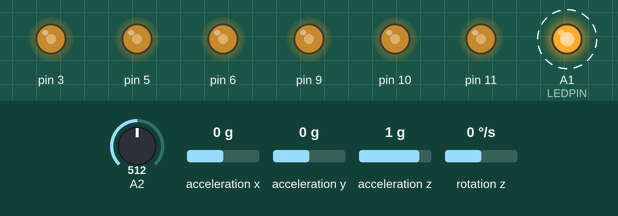
Recording of a sketch running on a simulated Arduino Uno, built with avr-gcc and run on an emulated ATmega328P. Shown: output pins drawn as LEDs (lit = HIGH). Wiring (inferred from the names in the program): MPU-6050 motion sensor at I2C address 0x68. Dashed ring = blinking. Inputs (shaded band) come from the test bench; at power-on: A2 = 512, acceleration x 0 g, acceleration y 0 g, acceleration z 1 g, rotation z 0 °/s. What the sketch prints to the serial monitor is not drawn.

Above: at 17.5 s.
Timing chart, 0 to 21.9 s (numbered marks = the images above):
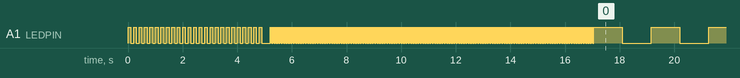

The sketch:

FMJWYLCIHAU6LKW.ino
```cpp
/*
 * "Bal_Code_v8_with_bluetooth_working_SVPWM"
 * By Matt_M
 * This code controls a two wheel balancing robot using the controller and motors from a GoPro sized gimbal
 * stabilizer. The board is based around a mega328p and uses two L6234 brushless motor control ICs. It uses
 * Silabs CP2102 USB to serial chip and the 6 axis IMU MPU6050.
 * HC-05 Bluetooth setup for 230400 baud on the TX and RX pins
 * Joystick BT Commander Version 5.2
 * Button #1: "ON", Button #2: "Fast"
 * Data field #1: "Bat. V", Data field #2: "Power", Data field #3: "Cycle (ms)"
 * note: cycle time must not exceed 4ms
 */


#pragma GCC optimize ("3")


//main loop--------------------------------------------------------
#define LEDPIN   A1

bool power = false;            //run when power is true

uint16_t freqCounter = 0;
uint16_t oldfreqCounter = 0;
uint16_t loop_time = 0;         //how fast is the main loop running


//Bluetooth input stuff------------------------------------------
#define    STX          0x02
#define    ETX          0x03

int16_t joyY, joyX;                                         //smartphone joystick input values

uint8_t cmd[8] = {0, 0, 0, 0, 0, 0, 0, 0};                 // bytes received
uint8_t buttonStatus = 0;                                  // first Byte sent to Android device


//Battery stuff---------------------------------------------------
uint16_t Bat_Voltage = 0;
bool Bat_Discharged = false;      //true when (Bat_Voltage < dischargeVoltage)

#define dischargeVoltage  3*3.0*50.76    //number of cells * lipo cell discharged voltage / ((5/1023)*(13.3/3.3))
#define resetVoltage  3*3.7*50.76        //voltage to reset Bat_Discharged to false


//angle calculations from MPU-6050--------------------------------------------------
#include <Wire.h>

#define MPU6050 0x68              //Device address
#define ACCEL_CONFIG 0x1C         //Accelerometer configuration address
#define GYRO_CONFIG 0x1B          //Gyro configuration address

//Registers: Accelerometer, Temp, Gyroscope
#define ACCEL_XOUT_H 0x3B
#define ACCEL_XOUT_L 0x3C
#define ACCEL_YOUT_H 0x3D
#define ACCEL_YOUT_L 0x3E
#define ACCEL_ZOUT_H 0x3F
#define ACCEL_ZOUT_L 0x40
#define TEMP_OUT_H 0x41
#define TEMP_OUT_L 0x42
#define GYRO_XOUT_H 0x43
#define GYRO_XOUT_L 0x44
#define GYRO_YOUT_H 0x45
#define GYRO_YOUT_L 0x46
#define GYRO_ZOUT_H 0x47
#define GYRO_ZOUT_L 0x48

#define PWR_MGMT_1 0x6B
#define PWR_MGMT_2 0x6C


//Sensor output scaling
#define accSens 0             // 0 = 2g, 1 = 4g, 2 = 8g, 3 = 16g
#define gyroSens 1            // 0 = 250rad/s, 1 = 500rad/s, 2 1000rad/s, 3 = 2000rad/s


int16_t  AcX, AcY, GyZ;

//IMU offset values
int16_t  AcX_offset = 0;
int16_t  AcY_offset = 0;
int16_t  GyZ_offset = 0;
int32_t  GyZ_offset_sum = 0;

int32_t GyZ_filter[32];
uint8_t filter_count = 0;
int32_t  GyZ_F;
float robot_angle;
float Acc_angle;            //angle calculated from acc. measurments

bool vertical = false;      //is the robot vertical enough to run

bool GyZ_filter_on = true;  //apply simple average filter to Z gyro reading


#define Gyro_amount 0.996   //percent of gyro in complementary filter T/(T+del_t) del_t: sampling rate, T acc. timeconstant ~1s


//motor control-------------------------------------------------------
#define PWM_A_MOTOR1 OCR2A
#define PWM_B_MOTOR1 OCR1B
#define PWM_C_MOTOR1 OCR1A

#define PWM_A_MOTOR0 OCR0A
#define PWM_B_MOTOR0 OCR0B
#define PWM_C_MOTOR0 OCR2B

// Space Vector PWM lookup table
// using uint8_t overflow for stepping
int8_t pwmSinMotor[] = {0,  5,  10, 16, 21, 27, 32, 37, 43, 48, 53, 59, 64, 69, 74, 79, 84, 89, 94, 99, 104,  109,
111,  112,  114,  115,  116,  118,  119,  120,  121,  122,  123,  123,  124,  125,  125,  126,  126,  126,  127,
127,  127,  127,  127,  127,  126,  126,  126,  125,  125,  124,  123,  123,  122,  121,  120,  119,  118,  116,
115,  114,  112,  111,  110,  112,  113,  114,  116,  117,  118,  119,  120,  121,  122,  123,  124,  124,  125,
125,  126,  126,  126,  127,  127,  127,  127,  127,  126,  126,  126,  125,  125,  124,  124,  123,  122,  121,
120,  119,  118,  117,  116,  114,  113,  112,  110,  106,  101,  97, 92, 87, 82, 77, 72, 66, 61, 56, 51, 45, 40,
35, 29, 24, 18, 13, 8,  2,  -2, -8, -13,  -18,  -24,  -29,  -35,  -40,  -45,  -51,  -56,  -61,  -66,  -72,  -77,
-82,  -87,  -92,  -97,  -101, -106, -110, -112, -113, -114, -116, -117, -118, -119, -120, -121, -122, -123, -124,
-124, -125, -125, -126, -126, -126, -127, -127, -127, -127, -127, -126, -126, -126, -125, -125, -124, -124, -123,
-122, -121, -120, -119, -118, -117, -116, -114, -113, -112, -110, -111, -112, -114, -115, -116, -118, -119, -120,
-121, -122, -123, -123, -124, -125, -125, -126, -126, -126, -127, -127, -127, -127, -127, -127, -126, -126, -126,
-125, -125, -124, -123, -123, -122, -121, -120, -119, -118, -116, -115, -114, -112, -111, -109, -104, -99,  -94,
-89,  -84,  -79,  -74,  -69,  -64,  -59,  -53,  -48,  -43,  -37,  -32,  -27,  -21,  -16,  -10,  -5, 0};

uint16_t MotorPower = 120; // 0 to 255, 255==100% power

uint8_t idl_motor_power = 80;

uint8_t resp_rate = 1; //bluetooth remote joystick multiplier

//motor numbers
#define L_Motor 0
#define R_Motor 1

//motor pole angle, 0->255 overflow to loop after >>8 shift
uint16_t R_MotorStep = 0;
uint16_t L_MotorStep = 0;


float robot_speed;

//rotation speed for turning
int8_t rot_Speed = 0;

// speed of motors, -127 to 127
int16_t R_Speed = 0;
int16_t L_Speed = 0;


//PID stuff---------------------------------------------------------------
int32_t robot_position = 0; //offset from corect position


//loop tuning values
#define kc 0.0002           //position feedback gain, (reposition robot after disturbance)0.0002
#define kv 0.02             //velocity feedback gain 0.02
#define kp 0.2              //angle gain 0.2
#define kd 0.025/(2*0.004) //angle velocity gain 0.025

#define PID_out_max 100
#define PID_out_min -100

float PID_in, last_PID_in, Last_last_PID_in, PID_out;


//AAAAAAAAAAAAAAAAAAAAAAAAAAAAAAAAAAAAAAAAAAAAAAAAAAAAAAAAAAAAAAAAAAAAAAAAAAAAAAAAAAAA
//------------------------------------------------------------------------------------
//------------------------------------------------------------------------------------
//AAAAAAAAAAAAAAAAAAAAAAAAAAAAAAAAAAAAAAAAAAAAAAAAAAAAAAAAAAAAAAAAAAAAAAAAAAAAAAAAAAAA

void setup()
{
  pinMode (LEDPIN, OUTPUT);

  // Start Serial Port
  Serial.begin(230400);
  Serial.println("Bal_Code_v8_with_bluetooth_working_SVPWM" );
  Serial.println("place robot on front or back side withing 5sec. of power for gyroscope calibration");

  for (int i = 0; i < 50; i++)
  {
    digitalWrite(LEDPIN, !digitalRead(LEDPIN));
    delay (100);
  }

  //setup robot angle calculation
  Serial.println("calibrating gyroscope...........");
  angle_setup();

  //test battery voltage
  battery_test();
  Serial.print("Battery voltage = " );
  Serial.println(Bat_Voltage * 0.019698);


  //Setup brushless motor Controller
  Bl_Setup();
  Serial.println("place robot vertical to run");

  while (Serial.available())  Serial.read();        // empty RX buffer
}


void loop()
{
  //run main loop every ~4ms
  if ((freqCounter & 0x07f) == 0)
  {
    // record when loop starts
    oldfreqCounter = freqCounter;

    //test battery voltage every ~1s
    if ((freqCounter & 0x7FFF) == 0)
    {
      battery_test();
    }

    //send bluetooth output to smartphone every ~0.13s
    if ((freqCounter & 0xFFF) == 0)
    {
      sendBlueToothData();
    }

    //receive bluetooth input from smartphone
    bluetooth();

    //calculate angle of robot
    angle_calc();

    //run if on sent from smartphone and battery is charged
    if (power == true && Bat_Discharged == false) PID_and_motor_comd();
    else
    {
      motorPowerOff();               //turn motors off if battery is discharged / powered off
      Last_last_PID_in = 0;
      last_PID_in = 0;
      MotorPower = 0;
      robot_speed = 0;
      robot_position = 0;
    }


    //calculate loop time
    if (freqCounter > oldfreqCounter)
    {
      if (loop_time < (freqCounter - oldfreqCounter)) loop_time = freqCounter - oldfreqCounter;
    }

  }
}


//AAAAAAAAAAAAAAAAAAAAAAAAAAAAAAAAAAAAAAAAAAAAAAAAAAAAAAAAAAAAAAAAAAAAAAAAAAAAAAAAAAAA
//------------------------------------------------------------------------------------
//------------------------------------------------------------------------------------
//AAAAAAAAAAAAAAAAAAAAAAAAAAAAAAAAAAAAAAAAAAAAAAAAAAAAAAAAAAAAAAAAAAAAAAAAAAAAAAAAAAAA


//-----------------------------------------------------------------------------------
//bluetooth between smartphone and robot---------------------------------------------
//-----------------------------------------------------------------------------------

void bluetooth()
{
  if (Serial.available())   // data received from smartphone
  {
    cmd[0] =  Serial.read();
    if (cmd[0] == STX)
    {
      int i = 1;
      while (Serial.available())
      {
        cmd[i] = Serial.read();
        if (cmd[i] > 127 || i > 7)                   break; // Communication error
        if ((cmd[i] == ETX) && (i == 2 || i == 7))   break; // Button or Joystick data
        i++;
      }
      if      (i == 2)          getButtonState(cmd[1]);    // 3 Bytes  ex: < STX "C" ETX >
      else if (i == 7)          getJoystickState(cmd);     // 6 Bytes  ex: < STX "200" "180" ETX >
    }
  }
}


void sendBlueToothData()
{
  // Data frame transmitted back from Arduino to Android device:
  // < 0X02   Buttons state   0X01   DataField#1   0x04   DataField#2   0x05   DataField#3    0x03 >
  // < 0X02      "01011"      0X01     "120.00"    0x04     "-4500"     0x05  "Motor enabled" 0x03 >    // example

  Serial.print((char)STX);                                             // Start of Transmission
  Serial.print(getButtonStatusString());    Serial.print((char)0x1);   // buttons status feedback
  Serial.print(Bat_Voltage * 0.019698);     Serial.print((char)0x4);   // datafield #1
  Serial.print(MotorPower * 0.3921);        Serial.print((char)0x5);   // datafield #2
  Serial.print(loop_time * 0.0318);                                    // datafield #3
  Serial.print((char)ETX);                                             // End of Transmission

  loop_time = 0;
}


String getButtonStatusString()  {
  String bStatus = "";
  for (int i = 0; i < 6; i++)  {
    if (buttonStatus & (B100000 >> i))      bStatus += "1";
    else                                    bStatus += "0";
  }
  return bStatus;
}


void getJoystickState(byte data[8])    {
  joyX = (data[1] - 48) * 100 + (data[2] - 48) * 10 + (data[3] - 48); // obtain the Int from the ASCII representation
  joyY = (data[4] - 48) * 100 + (data[5] - 48) * 10 + (data[6] - 48);
  joyX = joyX - 200;                                                  // Offset to avoid
  joyY = joyY - 200;                                                  // transmitting negative numbers

  if (joyX < -100 || joyX > 100 || joyY < -100 || joyY > 100)     return; // commmunication error
}


void getButtonState(int bStatus)  {
  switch (bStatus) {
    // -----------------  BUTTON #1  -----------------------
    case 'A':
      buttonStatus |= B000001;        // ON

      power = true;

      break;
    case 'B':
      buttonStatus &= B111110;        // OFF

      power = false;

      break;

    // -----------------  BUTTON #2  -----------------------
    case 'C':
      buttonStatus |= B000010;        // ON

      resp_rate = 2;

      break;
    case 'D':
      buttonStatus &= B111101;        // OFF
      resp_rate = 1;

      break;

/*

        // -----------------  BUTTON #3  -----------------------
         case 'E':
          //buttonStatus |= B000100;        // ON
           idl_motor_power += 5;

           break;
         case 'F':
           buttonStatus &= B111011;      // OFF
           // your code...

           break;

        // -----------------  BUTTON #4  -----------------------
         case 'G':
          //buttonStatus |= B001000;       // ON
           idl_motor_power -= 5;

           break;
         case 'H':
          buttonStatus &= B110111;    // OFF
           // your code...

          break;

        // -----------------  BUTTON #5  -----------------------
         case 'I':           // configured as momentary button
          buttonStatus |= B010000;        // ON
           // your code...

           break;
         case 'J':
          buttonStatus &= B101111;        // OFF
           // your code...

           break;

        // -----------------  BUTTON #6  -----------------------
         case 'K':
          buttonStatus |= B100000;        // ON
           // your code...

          break;
         case 'L':
          buttonStatus &= B011111;        // OFF
           // your code...

           break;
      */
  }
}


//--------------------------------------------------------------------------------------
//angle PID calculation and motor command signal generation-----------------------------
//--------------------------------------------------------------------------------------
void PID_and_motor_comd()
{
  if (vertical == true)
  {
    //calculate loop output, try to set robot_angle (error) to zero
    PID_in = robot_angle;

    float dInput = (3 * PID_in - 4 * last_PID_in + Last_last_PID_in); //robot angle derivative
    Last_last_PID_in = last_PID_in;
    last_PID_in = PID_in;

    PID_out = kp * PID_in + kd * dInput + kc * robot_position + kv * robot_speed;  //add loop components with gain

    if (PID_out > PID_out_max) PID_out = PID_out_max;
    else if (PID_out < PID_out_min) PID_out = PID_out_min;


    robot_speed += PID_out; //integrate acceleration for velocity

    //stop motors when speed too large
    if ( robot_speed > 2000) vertical = false;
    else if (robot_speed < -2000) vertical = false;

    robot_position += robot_speed  - 1.5 * resp_rate * joyY; //integrate velocity for displacement and add offset to move robot


    R_Speed = robot_speed;
    L_Speed = robot_speed;

    //adjust motors to turn robot
    rot_Speed = - 0.3 * joyX;
    R_Speed += rot_Speed;
    L_Speed -= rot_Speed;

    //ajust motor power with respect to needed acc. and velocity
    if (PID_out >= 0 ) MotorPower = (idl_motor_power + PID_out * 100) * (0.000035 * robot_speed * robot_speed + 1);
    if (PID_out < 0 ) MotorPower = (idl_motor_power - PID_out * 100) * (0.000035 * robot_speed * robot_speed + 1);

    if (MotorPower > 255) MotorPower = 255;

    //run motors
    MoveMotors(R_Motor, (uint8_t)(R_MotorStep >> 8), MotorPower);
    MoveMotors(L_Motor, (uint8_t)(L_MotorStep >> 8), MotorPower);
  }

  //if not vertical turn everything off
  else
  {
    motorPowerOff();
    Last_last_PID_in = 0;
    last_PID_in = 0;
    MotorPower = 0;
    robot_speed = 0;
    robot_position = 0;
  }
}


//--------------------------------------------------------------------
//Motor control stuff-------------------------------------------------
//--------------------------------------------------------------------
void Bl_Setup()
{
  pinMode(3, OUTPUT);
  pinMode(5, OUTPUT);
  pinMode(6, OUTPUT);
  pinMode(9, OUTPUT);
  pinMode(10, OUTPUT);
  pinMode(11, OUTPUT);

  digitalWrite(LEDPIN, HIGH);

  cli();//stop interrupts

  //timer setup for 31.250KHZ phase correct PWM
  TCCR0A = 0;
  TCCR0B = 0;
  TCCR0A = _BV(COM0A1) | _BV(COM0B1) | _BV(WGM00);
  TCCR0B = _BV(CS00);
  TCCR1A = 0;
  TCCR1B = 0;
  TCCR1A = _BV(COM1A1) | _BV(COM1B1) | _BV(WGM10);
  TCCR1B = _BV(CS10);
  TCCR2A = 0;
  TCCR2B = 0;
  TCCR2A = _BV(COM2A1) | _BV(COM2B1) | _BV(WGM20);
  TCCR2B = _BV(CS20);

  // enable Timer 1 interrupt
  TIMSK1 = 0;
  TIMSK1 |= _BV(TOIE1);
  // disable arduino standard timer interrupt
  TIMSK0 &= ~_BV(TOIE1);

  sei(); // Start Interrupt

  //turn off all PWM signals
  OCR2A = 0;  //11  APIN
  OCR2B = 0;  //D3
  OCR1A = 0;  //D9  CPIN
  OCR1B = 0;  //D10 BPIN
  OCR0A = 0;  //D6
  OCR0B = 0;  //D5

  // switch off PWM Power
  motorPowerOff();
}


// switch off motor power
void motorPowerOff() {
  MoveMotors(L_Motor, 0, 0);
  MoveMotors(R_Motor, 0, 0);
}


void MoveMotors(uint8_t motorNumber, uint8_t posStep, uint16_t power)
{
  uint16_t pwm_a;
  uint16_t pwm_b;
  uint16_t pwm_c;

  // lookup sine values from table with 120deg. offsets
  pwm_a = pwmSinMotor[(uint8_t)posStep];
  pwm_b = pwmSinMotor[(uint8_t)(posStep + 85)];
  pwm_c = pwmSinMotor[(uint8_t)(posStep + 170)];

  // scale motor power
  pwm_a = power * pwm_a;
  pwm_a = pwm_a >> 8;
  pwm_a += 128;

  pwm_b = power * pwm_b;
  pwm_b = pwm_b >> 8;
  pwm_b += 128;

  pwm_c = power * pwm_c;
  pwm_c = pwm_c >> 8;
  pwm_c += 128;

  // set motor pwm variables
  if (motorNumber == 0)
  {
    PWM_A_MOTOR0 = (uint8_t)pwm_a;
    PWM_B_MOTOR0 = (uint8_t)pwm_b;
    PWM_C_MOTOR0 = (uint8_t)pwm_c;
  }

  if (motorNumber == 1)
  {
    PWM_A_MOTOR1 = (uint8_t)pwm_a;
    PWM_B_MOTOR1 = (uint8_t)pwm_b;
    PWM_C_MOTOR1 = (uint8_t)pwm_c;
  }
}


//-----------------------------------------------------------------
//battery stuff----------------------------------------------------
//-----------------------------------------------------------------
void battery_test()
{
  Bat_Voltage = analogRead(A2);

  if (Bat_Voltage < dischargeVoltage)
  {
    Bat_Discharged = true;
    digitalWrite(LEDPIN, HIGH);    //LED on when battery discharged
  }
  else
  {
    if (Bat_Voltage > resetVoltage) Bat_Discharged = false;

    if (Bat_Discharged == false) digitalWrite(LEDPIN, !digitalRead(LEDPIN));  //flash LED on/off every 2sec when battery charged
  }
}


//------------------------------------------------------------------
//Robot angle calculations------------------------------------------
//------------------------------------------------------------------

void writeTo(byte device, byte address, byte value) {
  Wire.beginTransmission(device);
  Wire.write(address);
  Wire.write(value);
  Wire.endTransmission(true);
}


//setup MPU6050
void angle_setup()
{
  Wire.begin();
  delay (100);
  writeTo(MPU6050, PWR_MGMT_1, 0);
  writeTo(MPU6050, ACCEL_CONFIG, accSens << 3); // Specifying output scaling of accelerometer
  writeTo(MPU6050, GYRO_CONFIG, gyroSens << 3); // Specifying output scaling of gyroscope
  delay (100);

  // calc Z gyro offset by averaging 1024 values
  if (GyZ_filter_on == true)
  {
    GyZ_filter_on = false;
    for (int i = 0; i < 1024; i++)
    {
      angle_calc();
      Serial.println(GyZ);
      GyZ_offset_sum += GyZ;
      digitalWrite(LEDPIN, !digitalRead(LEDPIN));
      delay (10);
    }
    GyZ_filter_on = true;
  }
  else
  {
    for (int i = 0; i < 1024; i++)
    {
      angle_calc();
      Serial.println(GyZ);
      GyZ_offset_sum += GyZ;
      digitalWrite(LEDPIN, !digitalRead(LEDPIN));
      delay (10);
    }
  }
  GyZ_offset = GyZ_offset_sum >> 10;
  Serial.print("GyZ offset value = ");
  Serial.println(GyZ_offset);
}


//calculate robot tilt angle
void angle_calc()
{
  // read raw accel/gyro measurements from device
  Wire.beginTransmission(MPU6050);
  Wire.write(0x3B);                  // starting with register 0x3B (ACCEL_XOUT_H)
  Wire.endTransmission(false);
  Wire.requestFrom(MPU6050, 4, true);  // request a total of 4 registers
  AcX = Wire.read() << 8 | Wire.read(); // 0x3B (ACCEL_XOUT_H) & 0x3C (ACCEL_XOUT_L)
  AcY = Wire.read() << 8 | Wire.read(); // 0x3D (ACCEL_YOUT_H) & 0x3E (ACCEL_YOUT_L)

  Wire.beginTransmission(MPU6050);
  Wire.write(0x47);
  Wire.endTransmission(false);
  Wire.requestFrom(MPU6050, 2, true);  // request a total of 2 registers
  GyZ = Wire.read() << 8 | Wire.read(); // 0x47 (GYRO_ZOUT_H) & 0x48 (GYRO_ZOUT_L)

  if (GyZ_filter_on == true)
  {
    // simple low pass filter on gyro
    GyZ_filter[filter_count] = GyZ;

    filter_count++;

    if (filter_count > 15) filter_count = 0;

    GyZ_F = 0;
    for (int i = 0; i < 16; i++)
    {
      GyZ_F += GyZ_filter[i];
      GyZ = GyZ_F >> 4;
    }
  }

  // add mpu6050 offset values
  AcX += AcX_offset;
  AcY += AcY_offset;
  GyZ += GyZ_offset;

  //use complementary filter to calculate robot angle
  robot_angle += GyZ * 6.07968E-5;                      //integrate gyroscope to get angle       * 0.003984 (sec) / 65.536 (bits / (deg/sec))
  Acc_angle =  atan2(AcY, -AcX) * 57.2958;              //angle from acc. values       * 57.2958 (deg/rad)
  robot_angle = robot_angle * Gyro_amount + Acc_angle * (1.0 - Gyro_amount);

  //check if robot is vertical
  if (robot_angle > 50 || robot_angle < -50) vertical = false;
  if (robot_angle < 1 && robot_angle > -1) vertical = true;
}


//--------------------------------------------------------------
// code loop timing---------------------------------------------
//--------------------------------------------------------------
// minimize interrupt code length
// is called every 31.875us (510 clock cycles)  ???????
ISR( TIMER1_OVF_vect )
{
  //every 32 count of freqCounter ~1ms
  freqCounter++;

  if ((freqCounter & 0x01) == 0)
  {
    R_MotorStep += R_Speed;
    L_MotorStep += L_Speed;
  }
}
```

Measured:
- by itself, A1 (LEDPIN): goes 24 × (LOW 0.10 s, HIGH 0.10 s), LOW 0.30 s, 512 × (HIGH 0.01 s, LOW 0.01 s), 38 × (HIGH 1.1 s, LOW 1.1 s), HIGH 1.1 s, then LOW
